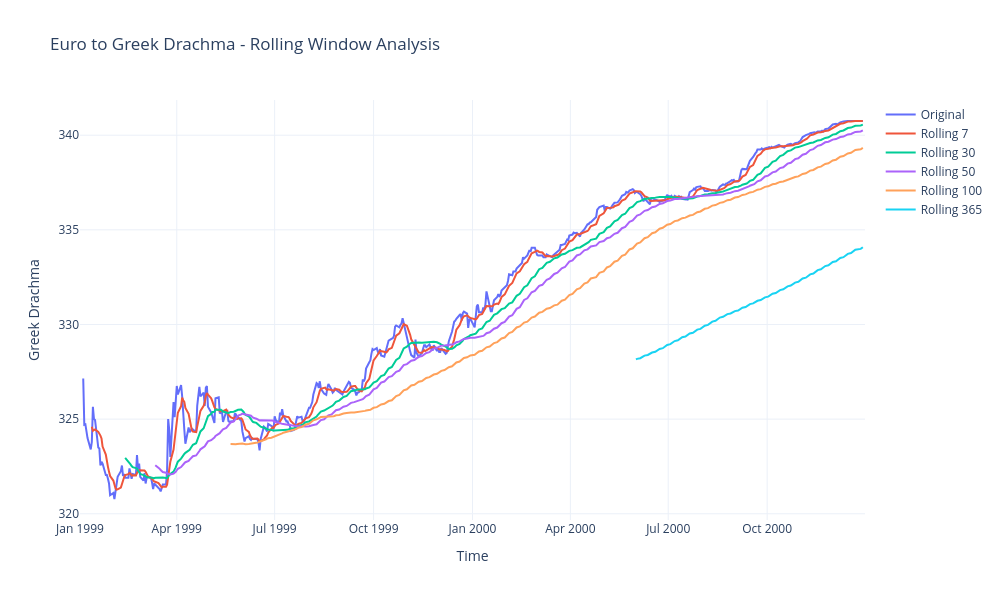

The code cell stored with this chart in its notebook:
### Code cell
import plotly.graph_objs as go

fig = go.Figure()

# Original values
fig.add_trace(
    go.Scatter(
        x=euro_to_drachma['Time'],
        y=euro_to_drachma['Greek drachma'],
        mode='lines',
        name="Original"
    )
)

# Rolling averages
for window in [7, 30, 50, 100, 365]:
    fig.add_trace(
        go.Scatter(
            x=euro_to_drachma['Time'],
            y=euro_to_drachma['Greek drachma'].rolling(window).mean(),
            mode='lines',
            name=f"Rolling {window}"
        )
    )

# Layout customization
fig.update_layout(
    title="Euro to Greek Drachma - Rolling Window Analysis",
    xaxis_title="Time",
    yaxis_title="Greek Drachma",
    template="plotly_white",
    height=600,
    width=1000
)

fig.update_xaxes(range=["1999-01-01", "2000-12-31"])

fig.show()

### Figure 1 — Plotly figure (JSON) as saved in the notebook; plotly's stock layout.template omitted (floating-point values rounded to 4 significant figures; data arrays with more than 128 entries replaced by an {"elided": "..."} marker saying what was removed)
{"data": [{"mode": "lines", "name": "Original", "type": "scatter", "x": {"elided": "6450 str values"}, "y": {"elided": "6450 float values"}}, {"mode": "lines", "name": "Rolling 7", "type": "scatter", "x": {"elided": "6450 str values"}, "y": {"elided": "6450 float values"}}, {"mode": "lines", "name": "Rolling 30", "type": "scatter", "x": {"elided": "6450 str values"}, "y": {"elided": "6450 float values"}}, {"mode": "lines", "name": "Rolling 50", "type": "scatter", "x": {"elided": "6450 str values"}, "y": {"elided": "6450 float values"}}, {"mode": "lines", "name": "Rolling 100", "type": "scatter", "x": {"elided": "6450 str values"}, "y": {"elided": "6450 float values"}}, {"mode": "lines", "name": "Rolling 365", "type": "scatter", "x": {"elided": "6450 str values"}, "y": {"elided": "6450 float values"}}], "layout": {"height": 600, "title": {"text": "Euro to Greek Drachma - Rolling Window Analysis"}, "width": 1000, "xaxis": {"range": ["1999-01-01", "2000-12-31"], "title": {"text": "Time"}}, "yaxis": {"title": {"text": "Greek Drachma"}}}}
